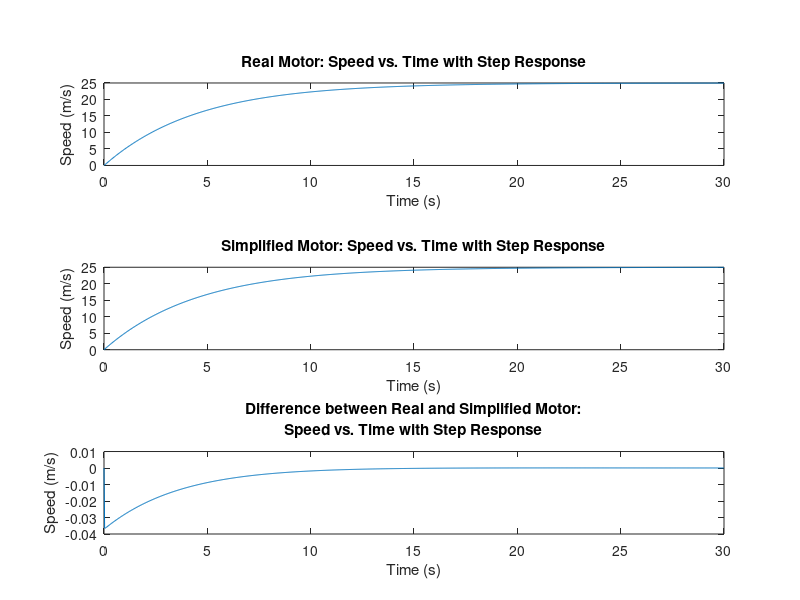

Recreate this plot in MATLAB. (Note: this script raises an error after producing the figure.)
%#ok<*NOPTS>

%Armature constants
La = 0.02;
Ra = 3;
Ke =0.01;
Kt = 0.01;
I = 6*10^-4;
b = 10^-4;

%Motor State Space Matrices
A = [0 1 0; 0 (-b/I) (Kt/I); 0 (-Ke/La) (-Ra/La)];
B = [0; 0; (1/La)];
C = [0 1 0];
D = 0;

%Simplified Motor State Space Matrices
A1 = [0 1; 0 -(b + (Ke*Kt)/Ra)/I];
B1 = [0; (Kt/(Ra*I))];
C1 = [0 1];
D1 = 0;

%State Space model for Motor and Simplified Motor
motor = ss(A,B,C,D);
motor_simplified = ss(A1,B1,C1,D1);

%Transfer Function for Motor and Simplified Motor
G_motor = tf(motor);
G_motor_simplified = tf(motor_simplified);

%ZPK form of Real Motor
zpk_motor = zpk(motor);

%Extract the list of poles of the transfer function of Motor
[zeros, poles, gain] = zpkdata(G_motor);
poles = cell2mat(poles);

%extract numerator and denominator arrays from Motor transfer function
[num, den] = tfdata(G_motor);
num = cell2mat(num);
den = cell2mat(den);

%extract numerator and denominator arrays from Simplified Motor transfer function
[num1, den1] = tfdata(G_motor_simplified);
num1 = cell2mat(num1);
den1 = cell2mat(den1);

G_motor
G_motor_simplified
zpk_motor 
poles
num
den
num1
den1


%times
T = linspace(0,30,1000);

%First subplot
subplot(3,1,1);

%Plot step response of state space model of Motor
Y1 = step(motor, T);
plot(T,Y1)
title('Real Motor: Speed vs. Time with Step Response')
xlabel('Time (s)')
ylabel('Speed (m/s)')

%The approximate asymptotic value of motor speed in response to a unit step
approx = Y1(1000)

%Second subplot
subplot(3,1,2);

%Plot step response of state space model of Simplified Motor
Y2 = step(motor_simplified, T);
plot(T,Y2);
title('Simplified Motor: Speed vs. Time with Step Response')
xlabel('Time (s)')
ylabel('Speed (m/s)')

%Third subplot
subplot(3,1,3);

%Plot the difference between the first and second subplot
plot(T,Y1-Y2);
title({'Difference between Real and Simplified Motor:','Speed vs. Time with Step Response'})
xlabel('Time (s)')
ylabel('Speed (m/s)')

%Finds magnitude of error using third subplot
error = abs(min(Y1-Y2))

figure();

%Final Value Theorem of Motor Transfer Function to find Theoretical Asymptotic Value
syms s;
TAV = limit(833.3/(s^2+150.2*s+33.33));

TAV

%State Space Model of Motor with Output as Armature Current
C_current = [0 0 1];
motor_armature_current = ss(A,B,C_current,D);

%Plot step response of state space model of Motor with Current Output 
Y3 = step(motor_armature_current, T);
plot(T,Y3);
title('Real Motor: Current vs. Time with Step Response')
xlabel('Time (s)')
ylabel('Current (A)')

figure();

%Plots the time response of the State Space Model of Motor with a sinusodial input
X0 = [0;-1;.5];
lsim(motor,sin(T),T,X0);
title('Real Motor: Output Response with Input Sinusoidal Signal')
ylabel('Speed (m/s)')

%Calculate the average amplitude of previous plot
y = lsim(motor,sin(T),T,X0);
amp1 = rms(y)*(sqrt(2));
amp1

%Evaluate the frequency response of the motor transfer function at s = i
s = 1i;
motor_at_i = evalfr(G_motor,s);
motor_at_i

%Verify that previous amplitude is approximately |G(i)|
theoretical_Amp = abs(motor_at_i);
theoretical_Amp

%Max error, approximate asymptotic motor speed, theoretical " " ", fix
%variable names
